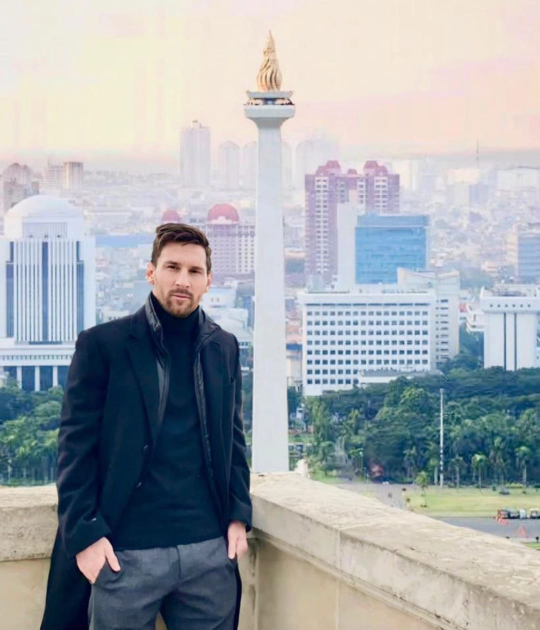
#> input picture messi10.png, 1080 x 1259 px (shown at 1/2 size)
$ python hiden.py
#> lines starting #> are read from the running program, lines starting #| are printed output that depends on the picture
import cv2
import numpy as np
import pywt

def embed_text_into_coefficients(coefficients, binary_text):
    # Flatten the coefficients
    flattened = coefficients.flatten()

    # Ensure binary text length does not exceed the coefficient length
    binary_text = binary_text[:len(flattened)]

    # Embed text into coefficients
    for i, bit in enumerate(binary_text):
        flattened[i] = ((int(flattened[i]) & 254) | int(bit))

    # Reshape the coefficients
    return flattened.reshape(coefficients.shape)

def extract_text_from_coefficients(coefficients, length):
    # Flatten the coefficients and convert to uint8 to ensure compatibility with bitwise operation
    flattened = coefficients.astype(np.uint8).flatten()

    # Extract embedded text from coefficients
    extracted_text = ''
    for bit in flattened[:length]:
        extracted_text += str(bit & 1)

    # Ensure the extracted text length is a multiple of 8
    padding = len(extracted_text) % 8
    if padding != 0:
        extracted_text = extracted_text[:-padding]

    # Convert binary text to characters
    extracted_chars = [extracted_text[i:i+8] for i in range(0, len(extracted_text), 8)]
    extracted_bytes = [int(char, 2) for char in extracted_chars]
    extracted_text = bytes(extracted_bytes).decode('utf-8', 'ignore')

    return extracted_text

def encrypt_text_into_image(image_path, text, output_path):
    # Read the image without converting to grayscale
#> called with image_path = 'messi10.png', text = 'artinya apaan bang messi', output_path = 'bismilah.png'
    img = cv2.imread(image_path)
#> img is the input picture: shape (1259, 1080, 3); mean B, G, R 172.7, 168.5, 163.6

    if img is None:
        print("Error: Could not read the image.")
        return

    # Convert text to binary
    binary_text = ''.join(format(ord(char), '08b') for char in text)
    print("Original Text:", text)
    print("Binary Text:", binary_text)
    print("Binary Text Length:", len(binary_text))  # Print length of binary text

    # Convert image to YUV color space
    yuv_img = cv2.cvtColor(img, cv2.COLOR_BGR2YUV)
#> yuv_img: shape (1259, 1080, 3); mean of channels 0, 1, 2 167.5, 130.5, 124.6
    y, u, v = cv2.split(yuv_img)
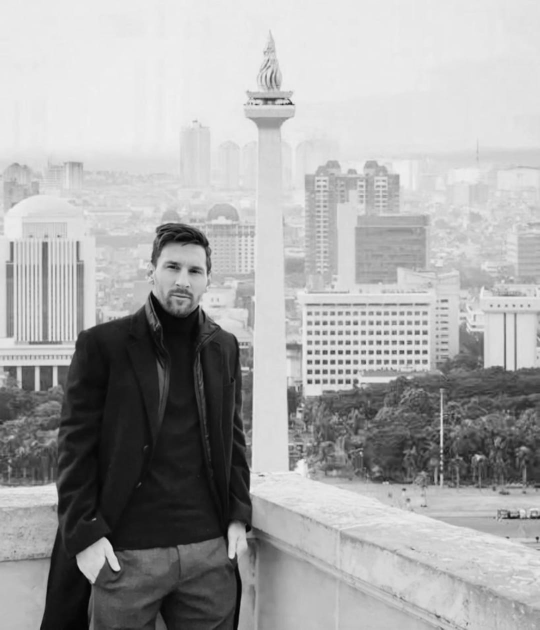
#> y: shape (1259, 1080) (shown at 1/2 size); min 2, max 242, mean 167.5
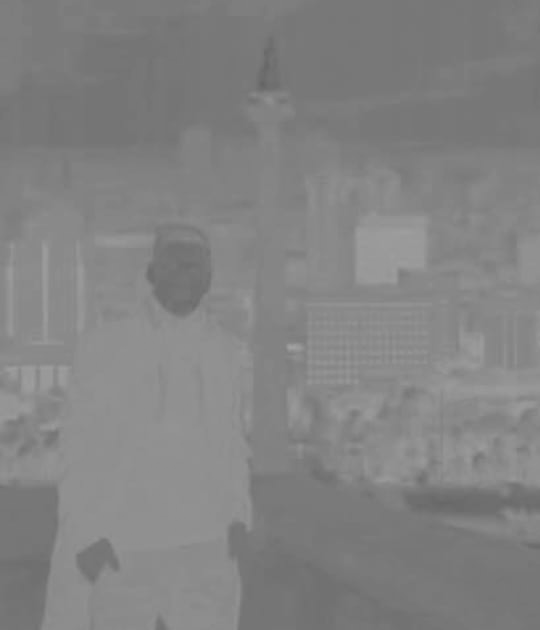
#> u: shape (1259, 1080) (shown at 1/2 size); min 99, max 163, mean 130.5
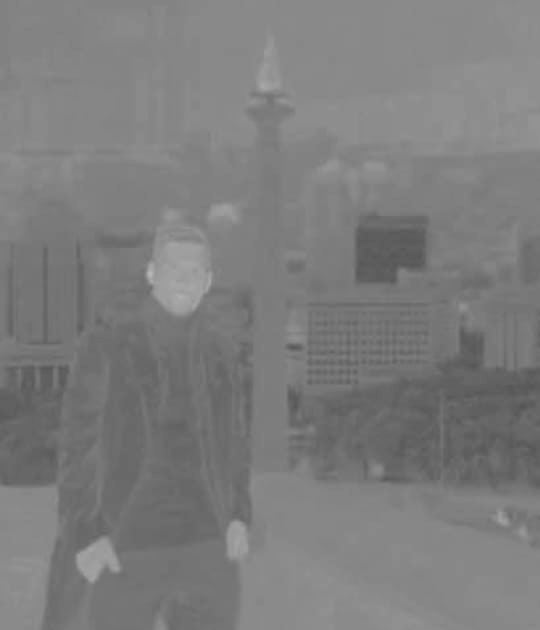
#> v: shape (1259, 1080) (shown at 1/2 size); min 85, max 183, mean 124.6

    # Perform 2-level discrete wavelet transform on the luminance (Y) channel
    coeffs = pywt.dwt2(y, 'haar')
    cA, (cH, cV, cD) = coeffs
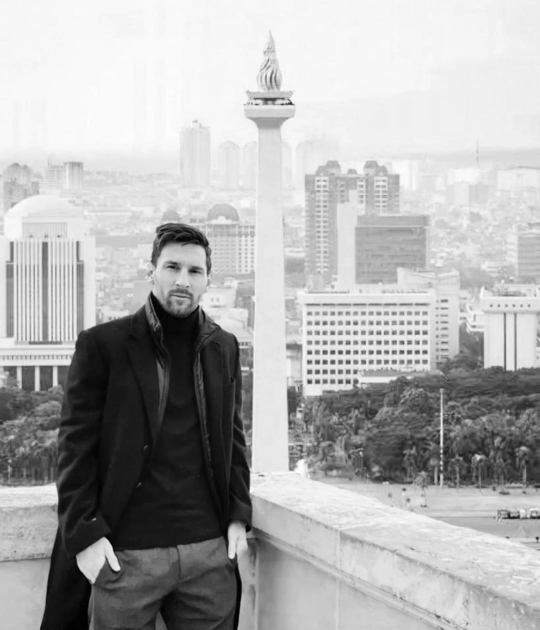
#> cA: shape (630, 540) float64; min 6, max 482.5, mean 334.9; drawn with min black and max white
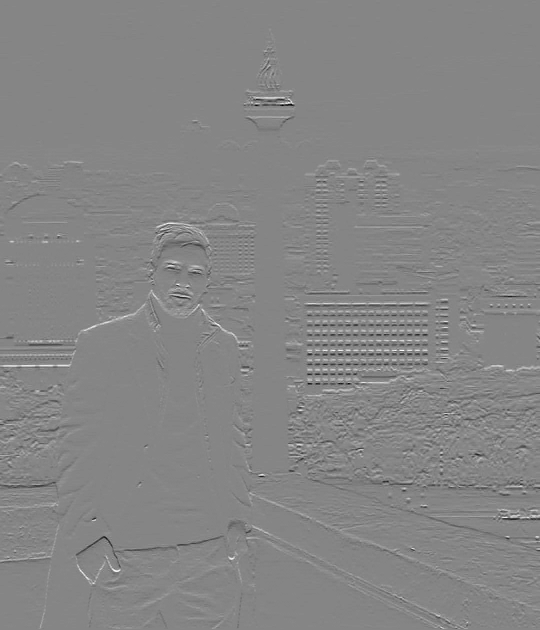
#> cH: shape (630, 540) float64; min -62.5, max 57, mean 0.1; drawn with min black and max white
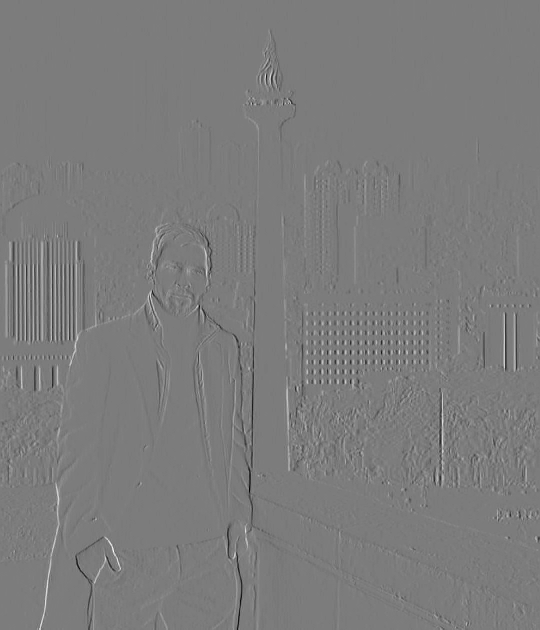
#> cV: shape (630, 540) float64; min -76, max 80, mean 0; drawn with min black and max white
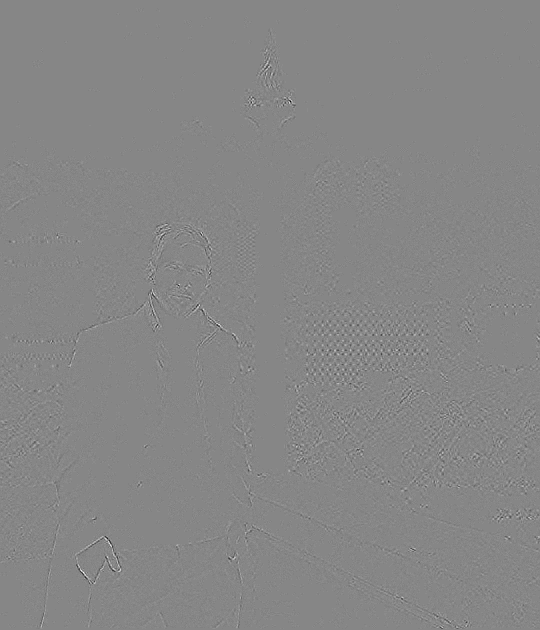
#> cD: shape (630, 540) float64; min -14, max 12.5, mean -0.000342; drawn with min black and max white

    # Embed text into wavelet coefficients
    embedded_coeffs = embed_text_into_coefficients(cA, binary_text)
#> the loop in embed_text_into_coefficients, `for i, bit in enumerate(binary_text):` made 192 passes
#> bit on passes 1 to 3: '0', '1', '1'

    # Perform inverse 2-level discrete wavelet transform
    y_embedded = pywt.idwt2((embedded_coeffs, (cH, cV, cD)), 'haar')

    # Resize chrominance channels to match dimensions of the transformed luminance channel
    u_resized = cv2.resize(u, (y_embedded.shape[1], y_embedded.shape[0]), interpolation=cv2.INTER_LINEAR)
    v_resized = cv2.resize(v, (y_embedded.shape[1], y_embedded.shape[0]), interpolation=cv2.INTER_LINEAR)

    # Convert Y channel back to uint8 (if needed)
    y_embedded = np.uint8(y_embedded)
    # Convert U and V channels back to uint8 (if needed)
    u_resized = np.uint8(u_resized)
    v_resized = np.uint8(v_resized)

    # Merge YUV channels back into the image
    encrypted_img = cv2.merge((y_embedded, u_resized, v_resized))
#> encrypted_img: shape (1260, 1080, 3); mean of channels 0, 1, 2 167.4, 130.5, 124.6

    # Convert image back to BGR color space
    encrypted_img = cv2.cvtColor(encrypted_img, cv2.COLOR_YUV2BGR)

    # Save the encrypted image
    cv2.imwrite(output_path, encrypted_img)
    print("Image encrypted successfully.")

def decrypt_text_from_image(image_path, text_length):
    # Read the image
#> called with image_path = 'bismilah.png', text_length = 192
    encrypted_img = cv2.imread(image_path)

    if encrypted_img is None:
        print("Error: Could not read the encrypted image.")
        return

    # Convert image to YUV color space
    yuv_img = cv2.cvtColor(encrypted_img, cv2.COLOR_BGR2YUV)
#> yuv_img: shape (1260, 1080, 3); mean of channels 0, 1, 2 167.4, 130.5, 124.6
    y, _, _ = cv2.split(yuv_img)
#> y: shape (1260, 1080)

    # Perform 2-level discrete wavelet transform on the luminance (Y) channel
    coeffs = pywt.dwt2(y, 'haar')
    cA, _ = coeffs

    # Extract embedded text from wavelet coefficients
    extracted_text = extract_text_from_coefficients(cA, text_length)
#> the loop in extract_text_from_coefficients, `for bit in flattened[:length]:` made 192 passes
#> (bit, extracted_text) on passes 1 to 3: (210, '0'), (210, '00'), (210, '000')
#> in extract_text_from_coefficients, `padding = len(extracted_text) % 8`: padding = 0
#> in extract_text_from_coefficients, `extracted_chars = [extracted_text[i:i+8] for i in range(0, len(extract..`: extracted_chars = ['00000000', '00000000', '10110010', '00000000', '00000000', '01000000', '00000000', '00000000', '00000000', '00000000', '00000000', '00000000', '00000000', '00000000', '00000000', '00000000', '00000000', '00000000', '00000000', '00000100', '00000000', '00000000', '00000100', '11000000']
#> in extract_text_from_coefficients, `extracted_bytes = [int(char, 2) for char in extracted_chars]`: extracted_bytes = [0, 0, 178, 0, 0, 64, 0, 0, 0, 0, 0, 0, 0, 0, 0, 0, 0, 0, 0, 4, 0, 0, 4, 192]

    return extracted_text

# Example usage:
image_path = 'messi10.png'
text_to_encrypt = "artinya apaan bang messi"
output_image_path = 'bismilah.png'

# Encrypt text into image
encrypt_text_into_image(image_path, text_to_encrypt, output_image_path)

# Decrypt text from image
decrypted_text = decrypt_text_from_image(output_image_path, len(text_to_encrypt) * 8)
print("Decrypted Text:", decrypted_text)
#| Decrypted Text: @
